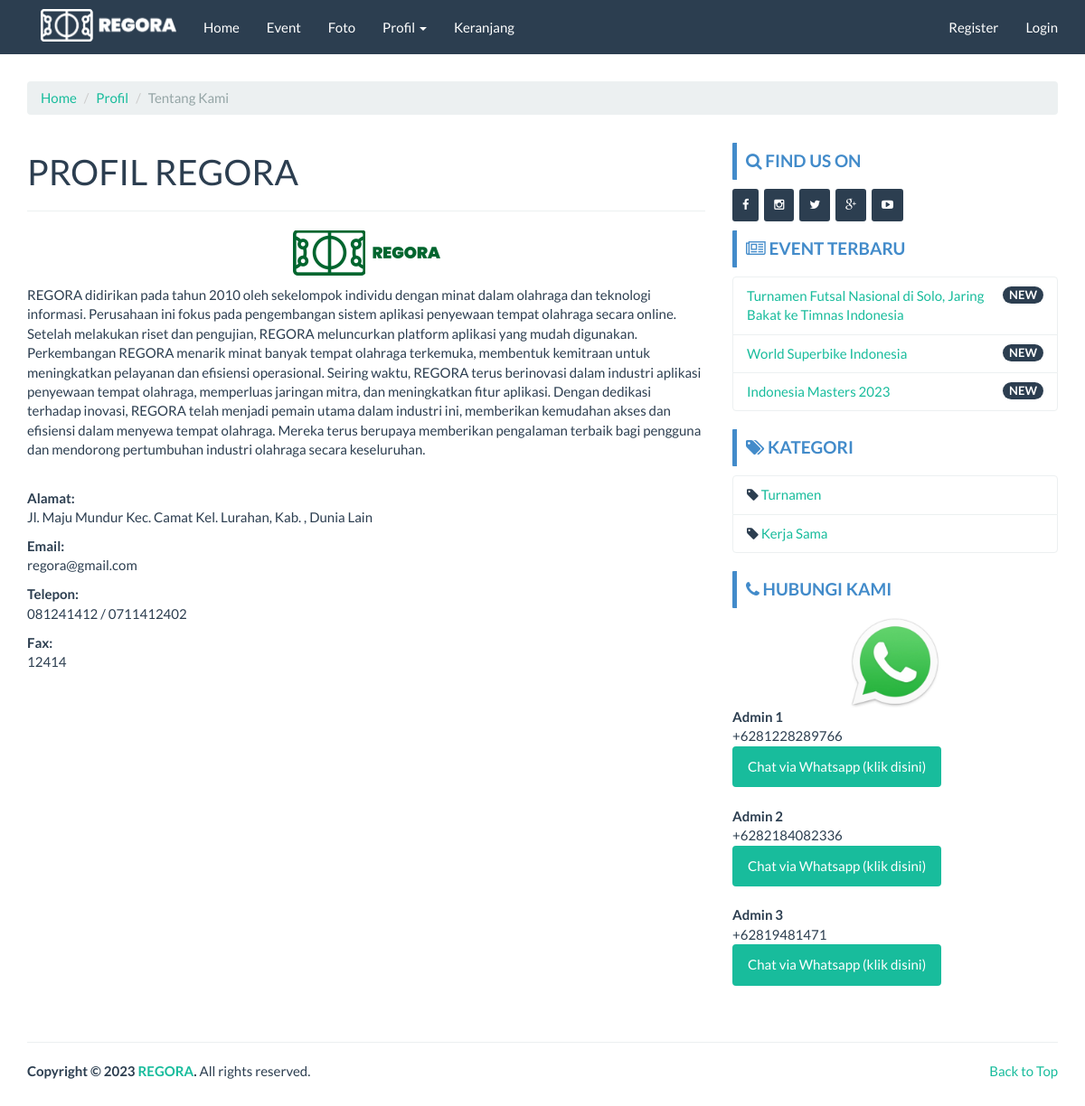
/index.php/page/about, run on the app's committed database.
### tables this page shows
CREATE TABLE `company` (
  `id_company` int(11) NOT NULL,
  `company_name` varchar(100) NOT NULL,
  `company_desc` text NOT NULL,
  `company_address` text NOT NULL,
  `company_maps` text NOT NULL,
  `company_phone` char(30) NOT NULL,
  `company_phone2` char(30) NOT NULL,
  `company_fax` char(30) NOT NULL,
  `company_email` char(30) NOT NULL,
  `foto` text NOT NULL,
  `foto_type` char(10) NOT NULL,
  `created` datetime NOT NULL DEFAULT current_timestamp(),
  `modified` datetime DEFAULT NULL,
  `created_by` char(50) NOT NULL,
  `modified_by` char(50) NOT NULL
);

CREATE TABLE `event` (
  `id_event` int(11) NOT NULL,
  `nama_event` varchar(100) NOT NULL,
  `slug_event` varchar(100) DEFAULT NULL,
  `deskripsi` text DEFAULT NULL,
  `kategori` int(11) DEFAULT NULL,
  `foto` text DEFAULT NULL,
  `foto_type` char(10) DEFAULT NULL,
  `created_at` datetime NOT NULL DEFAULT current_timestamp(),
  `created_by` char(50) NOT NULL,
  `modified_at` datetime DEFAULT NULL ON UPDATE current_timestamp(),
  `modified_by` char(50) NOT NULL
);

CREATE TABLE `kategori` (
  `id_kategori` int(11) NOT NULL,
  `nama_kategori` varchar(20) NOT NULL,
  `slug_kat` varchar(20) NOT NULL,
  `created_by` char(50) NOT NULL,
  `created_at` datetime NOT NULL DEFAULT current_timestamp(),
  `modified_by` char(50) NOT NULL,
  `modified_at` datetime DEFAULT NULL ON UPDATE current_timestamp()
);

CREATE TABLE `kontak` (
  `id_kontak` int(11) NOT NULL,
  `nama_kontak` char(50) NOT NULL,
  `nohp` char(50) NOT NULL,
  `created_by` char(50) NOT NULL,
  `created_at` datetime NOT NULL DEFAULT current_timestamp(),
  `modified_by` char(50) NOT NULL,
  `modified_at` datetime DEFAULT NULL ON UPDATE current_timestamp()
);

### application/controllers/Page.php (called while the page is built, shortened)
<?php
class Page extends CI_Controller {
	function __construct()
  {
		$this->load->model('Company_model');
		$this->load->model('Event_model');
		$this->load->model('Foto_model');
		$this->load->model('Kategori_model');
		$this->load->model('Kontak_model');
		$this->data['company_data'] 	= $this->Company_model->get_by_company();
		$this->data['event_sidebar'] 			= $this->Event_model->get_all_sidebar();
		$this->data['kategori_sidebar'] 	= $this->Kategori_model->get_all();
		$this->data['kontak_sidebar'] 		= $this->Kontak_model->get_all();
		$this->data['kontak'] 				= $this->Kontak_model->get_all();
  }
	public function about()
	{
		$this->data['title'] 							= 'Tentang Kami';
  	$this->data['company']            = $this->Company_model->get_by_company();
		$this->load->view('front/page/about', $this->data);
	}
}

### index.php (called while the page is built, shortened)
<?php
require_once BASEPATH.'core/CodeIgniter.php';

### application/models/Company_model.php (called while the page is built, shortened)
<?php  if ( ! defined('BASEPATH')) exit('No direct script access allowed');
class Company_model extends CI_Model
{
  public $table = 'company';
  function get_by_company()
  {
    $this->db->where('id_company', '1');
    return $this->db->get($this->table)->row();
  }
}

### application/models/Event_model.php (called while the page is built, shortened)
<?php  if ( ! defined('BASEPATH')) exit('No direct script access allowed');
class Event_model extends CI_Model
{
  public $table = 'event';
  public $id    = 'id_event';
  public $order = 'DESC';
  function get_all_sidebar()
  {
    $this->db->limit(3);
    $this->db->order_by($this->id, $this->order);
    return $this->db->get($this->table)->result();
  }
}

### application/models/Kategori_model.php (called while the page is built, shortened)
<?php  if ( ! defined('BASEPATH')) exit('No direct script access allowed');
class Kategori_model extends CI_Model
{
  public $table = 'kategori';
  function get_all()
  {
    return $this->db->get($this->table)->result();
  }
}

### application/models/Kontak_model.php (called while the page is built, shortened)
<?php  if ( ! defined('BASEPATH')) exit('No direct script access allowed');
class Kontak_model extends CI_Model
{
  public $table = 'kontak';
  function get_all()
  {
    return $this->db->get($this->table)->result();
  }
}

### application/views/front/page/about.php (the view, shortened to what this page needs)
<?php $this->load->view('front/header'); ?>
<?php $this->load->view('front/navbar'); ?>
<div class="container">
	<ol class="breadcrumb">
		<li><a href="<?php echo base_url() ?>">Home</a></li>
		<li><a href="#">Profil</a></li>
		<li class="active">Tentang Kami</li>
	</ol>
	<div class="row">
		<div class="col-md-8">
			<h1>PROFIL <?php echo strtoupper($company->company_name) ?></h1>
			<hr>
			<p align="center"><?php
								if (empty($company->foto)) {
									echo "<img src='" . base_url() . "assets/images/no_image_thumb.png' width='400' height='400'>";
								} else {
									echo " <img src='" . base_url() . "assets/images/company/" . $company->foto . $company->foto_type . "' class='img-responsive' title='$company->company_name' alt='$company->company_name'> ";
								}
								?>
			</p>
			<p><?php echo $company->company_desc ?></p><br>
			<p><b>Alamat:</b><br>
				<?php echo $company->company_address ?>
			</p>
			<p><b>Email:</b><br>
				<?php echo $company->company_email ?>
			</p>
			<p><b>Telepon:</b><br>
				<?php echo $company->company_phone ?>
				<?php if ($company->company_phone2 > 0) {
					echo " / " . $company->company_phone2;
				} ?>
			</p>
			<?php if ($company->company_fax > 0) { ?>
				<p><b>Fax:</b><br>
					<?php echo $company->company_fax ?>
				</p>
			<?php } ?>
		</div>
		<?php $this->load->view('front/sidebar'); ?>
	</div>
</div>

### application/views/front/modul/mod_event.php
<div class="bs-callout bs-callout-primary mt-3">
  <h4><i class="fa fa-newspaper-o"></i> Event Terbaru</h4>
</div>
<ul class="list-group">
  <?php
  foreach ($event_sidebar as $event_sidebar) {
  ?>
    <li class="list-group-item">
      <span class="badge">NEW</span>
      <?php echo anchor('event/read/' . $event_sidebar->slug_event . '', '' . $event_sidebar->nama_event . '') ?>
    </li>
  <?php } ?>
</ul>

### application/views/front/modul/mod_kategori.php (shortened to what this page needs)
<div class="bs-callout bs-callout-primary"><h4><i class="fa fa-tags"></i> Kategori</h4></div>
<ul class="list-group">
  <?php
  foreach ($kategori_sidebar as $kategori_sidebar)
  {
  ?>
  <li class="list-group-item">
    <i class="fa fa-tag"></i> <?php echo anchor('event/kategori/'.$kategori_sidebar->slug_kat.'',''.$kategori_sidebar->nama_kategori.'') ?>
  </li>
  <?php } ?>
</ul>

### application/views/front/modul/mod_cs.php
<div class="bs-callout bs-callout-primary"><h4><i class="fa fa-phone"></i> Hubungi Kami</h4></div>
<ul class="list-group">
  <div align="center"><img src="<?php echo base_url('assets/images/wa.jpg') ?>" width="100px"></div>
  <?php foreach($kontak_sidebar as $kontak){?>
    <b><?php echo $kontak->nama_kontak ?></b><br>
    +<?php echo $kontak->nohp ?><br>
    <a href="https://api.whatsapp.com/send?phone=+<?php echo $kontak->nohp ?>&text=Hi%20Gan,%20Saya%20mau%20booking%20lapangan">
      <button class="btn btn-success" type="submit" name="button">Chat via Whatsapp (klik disini)</button>
    </a><br><br>
  <?php } ?>
</ul>

### assets/template/frontend/css/custom.css (style rules this page uses)
h4 { font-weight: bold; text-transform: uppercase; }
.bs-callout { padding: 10px; margin-top: 10px; margin-bottom: 10px; border: 0px solid #eee; border-left-width: 5px; border-radius: 1px; }
.bs-callout h4 { margin-top: 0; margin-bottom: 0px; }
.bs-callout-primary { border-left-color: #428bca; }
.bs-callout-primary h4 { color: #428bca; }
a:hover, a:visited, a:link, a:active { text-decoration: none; }

### data on the page
company: company_name "REGORA", foto+foto_type (picture), company_desc "REGORA didirikan pada tahun 2010 oleh sekelompok individu dengan minat dalam olahraga dan teknologi informasi. Perusahaan ini fokus pada pengembangan sistem aplikasi penyewaan tempat olahraga secara online. Setelah melakukan riset dan pengujian, REGORA meluncurkan platform aplikasi yang mudah digunakan. Perkembangan REGORA menarik minat banyak tempat olahraga terkemuka, membentuk kemitraan untuk meningkatkan pelayanan dan efisiensi operasional. Seiring waktu, REGORA terus berinovasi dalam industri aplikasi penyewaan tempat olahraga, memperluas jaringan mitra, dan meningkatkan fitur aplikasi. Dengan dedikasi terhadap inovasi, REGORA telah menjadi pemain utama dalam industri ini, memberikan…", company_address "Jl. Maju Mundur Kec. Camat Kel. Lurahan, Kab. , Dunia Lain", company_email "regora@gmail.com", company_phone "081241412", company_phone2 "0711412402", company_fax "12414"
event: slug_event+nama_event "Turnamen Futsal Nasional di Solo, Jaring Bakat ke Timnas Indonesia"
event: slug_event+nama_event "World Superbike Indonesia"
event: slug_event+nama_event "Indonesia Masters 2023"
kategori: slug_kat+nama_kategori "Turnamen"
kategori: slug_kat+nama_kategori "Kerja Sama"
kontak: nama_kontak "Admin 1", nohp "6281228289766"
kontak: nama_kontak "Admin 2", nohp "6282184082336"
kontak: nama_kontak "Admin 3", nohp "62819481471"
